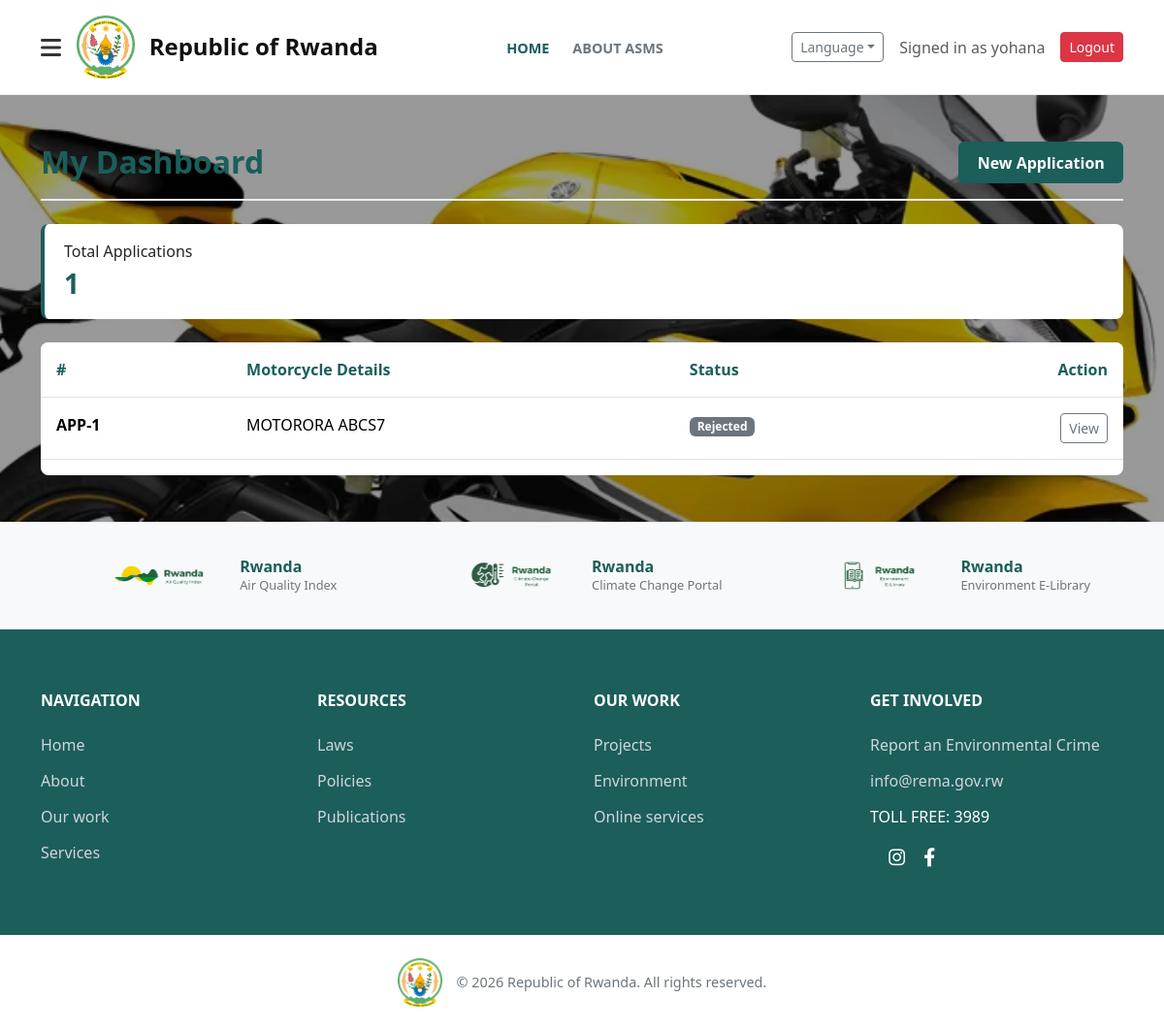
The page /dashboard/ (signed in) on the database its author committed.
### applications/models.py (models this page shows, shortened)
class User(AbstractUser):
    ROLE_CHOICES = [
        ('foreign_applicant', 'Foreign Applicant'),
        ('local_importer', 'Local Importer'),
        ('clearing_agent', 'Clearing Agent'),
        ('rema_officer', 'REMA Officer'),
        ('rema_admin', 'REMA Admin'),
    ]
    IDENTITY_TYPE_CHOICES = [('passport', 'Passport'), ('national_id', 'National ID')]
    role = models.CharField(max_length=20, choices=ROLE_CHOICES, default='local_importer')
    identity_type = models.CharField(max_length=20, choices=IDENTITY_TYPE_CHOICES, blank=True)
    identity_number = models.CharField(max_length=50, blank=True)
    issuing_country = models.CharField(max_length=100, blank=True)
    phone = models.CharField(max_length=20, blank=True)
    is_verified = models.BooleanField(default=False)

class Application(models.Model):
    STATUS_CHOICES = [
        ('draft', 'Draft'), ('submitted', 'Submitted'), ('under_review', 'Under Review'),
        ('info_requested', 'Information Requested'), ('approved', 'Approved'), ('rejected', 'Rejected'),
    ]
    INTENDED_USE_CHOICES = [('sports', 'Sports'), ('disability', 'Person with Disability')]
    ENGINE_TYPE_CHOICES = [('two_stroke', 'Two-Stroke'), ('four_stroke', 'Four-Stroke')]
    applicant = models.ForeignKey(User, on_delete=models.CASCADE, related_name='applications')
    on_behalf_of_name = models.CharField(max_length=200, blank=True)
    on_behalf_of_identity = models.CharField(max_length=50, blank=True)
    status = models.CharField(max_length=20, choices=STATUS_CHOICES, default='draft')
    intended_use = models.CharField(max_length=20, choices=INTENDED_USE_CHOICES)
    engine_type = models.CharField(max_length=20, choices=ENGINE_TYPE_CHOICES)
    submitted_at = models.DateTimeField(null=True, blank=True)
    decision_at = models.DateTimeField(null=True, blank=True)
    submission_date = models.DateField(null=True, blank=True, db_index=True)
    submission_month = models.CharField(max_length=20, null=True, blank=True, db_index=True)
    submission_year = models.IntegerField(null=True, blank=True, db_index=True)
    reference_number = models.CharField(max_length=30, unique=True, null=True, blank=True)
    is_deleted = models.BooleanField(default=False, help_text="If True, the application is in the Recycle Bin")
    created_at = models.DateTimeField(auto_now_add=True)
    updated_at = models.DateTimeField(auto_now=True)
    class Meta:
        ordering = ['-created_at']

class Motorcycle(models.Model):
    application = models.OneToOneField(Application, on_delete=models.CASCADE, related_name='motorcycle')
    brand = models.CharField(max_length=100)
    model = models.CharField(max_length=100)
    year = models.IntegerField()
    engine_capacity_cc = models.IntegerField()
    chassis_number = models.CharField(max_length=100, unique=True)
    emission_standard = models.CharField(max_length=20, blank=True)

### applications/views.py (the view)
# urls.py: path('dashboard/', views.dashboard, name='dashboard'),
@login_required
def dashboard(request):
    lang = get_lang(request)
    apps = Application.objects.filter(applicant=request.user, is_deleted=False).order_by('-created_at')
    return render(request, 'applications/dashboard.html', {'applications': apps, 'total': apps.count(), 't': TRANSLATIONS[lang], 'current_lang': lang})

### applications/views.py (called while the page is built)
def get_lang(request):
    lang = request.GET.get('lang', 'en')
    return lang if lang in TRANSLATIONS else 'en'

### templates/applications/dashboard.html (shortened to what this page needs)
{% extends 'base.html' %}
{% block content %}
<div class="page-header"><h2>{{ t.my_dashboard }}</h2><a href="{% url 'application_create' %}?lang={{ current_lang }}" class="btn-new-app">{{ t.new_application }}</a></div>
<div class="stats-row"><div class="stat-card"><div class="stat-label">{{ t.total_apps }}</div><div class="stat-value">{{ total }}</div></div></div>
{% if applications %}
    <div class="applications-table">
        <table class="table">
            <thead><tr><th>#</th><th>{{ t.motorcycle_details }}</th><th>{{ t.status }}</th><th class="text-end">Action</th></tr></thead>
            <tbody>
                {% for app in applications %}
                    <tr>
                        <td><strong>APP-{{ app.id }}</strong></td>
                        <td>{{ app.motorcycle.brand }} {{ app.motorcycle.model }}</td>
                        <td><span class="badge bg-secondary">{{ app.get_status_display }}</span></td>
                        <td class="text-end"><a href="{% url 'application_detail' app.id %}?lang={{ current_lang }}" class="btn btn-sm btn-outline-secondary">{{ t.view }}</a></td>
                    </tr>
                {% endfor %}
            </tbody>
        </table>
    </div>
{% else %}
    <div class="alert alert-info">{{ t.no_apps_yet }} <a href="{% url 'application_create' %}?lang={{ current_lang }}">{{ t.start_first }}</a></div>
{% endif %}
{% endblock %}

### templates/base.html (shortened to what this page needs)
<!DOCTYPE html>
<html lang="{{ current_lang }}">
<head>
    <link href="https://cdn.jsdelivr.net/npm/bootstrap@5.3.3/dist/css/bootstrap.min.css" rel="stylesheet">
    <link rel="stylesheet" href="https://cdnjs.cloudflare.com/ajax/libs/font-awesome/6.4.0/css/all.min.css">
</head>
<body>
<div class="bg-slider" id="bgSlider">
    <div class="bg-slide active" style="background-image: url('/static/moto_bg.png');"></div>
    <div class="bg-overlay"></div>
</div>
<nav class="main-top-navbar">
    <div class="container d-flex justify-content-between align-items-center">
        <div class="d-flex align-items-center">
            <button class="btn-hamburger" type="button" data-bs-toggle="collapse" data-bs-target="#dashboardMenu">
                <i class="fa-solid fa-bars"></i>
            </button>
            <a href="{% url 'home' %}?lang={{ current_lang }}" class="rwanda-brand">
                <img src="/static/rwanda_coat.png" alt="Republic of Rwanda">
                <h2>{{ t.republic_of_rwanda }}</h2>
            </a>
        </div>
        <ul class="nav-links d-none d-lg-flex">
            <li><a href="{% url 'home' %}?lang={{ current_lang }}" class="active">{{ t.home }}</a></li>
            <li><a href="{% url 'about' %}?lang={{ current_lang }}">{{ t.about }}</a></li>
        </ul>
        <div class="top-right-actions">
            <div class="dropdown">
                <button class="btn btn-sm btn-outline-secondary dropdown-toggle" type="button" data-bs-toggle="dropdown">{{ t.language }}</button>
            </div>
            {% if user.is_authenticated %}
                <span class="text-muted d-none d-md-inline">{{ t.signed_in }} {{ user.username }}</span>
                <form method="post" action="{% url 'logout' %}" class="d-inline">{% csrf_token %}<button type="submit" class="btn btn-sm btn-danger">{{ t.logout }}</button></form>
            {% else %}
                <a href="{% url 'login' %}?lang={{ current_lang }}" class="text-dark text-decoration-none fw-bold">{{ t.login }}</a>
                <a href="{% url 'register' %}?lang={{ current_lang }}" class="btn btn-sm btn-asms text-white" style="background-color: #1b5e5a;">{{ t.register }}</a>
            {% endif %}
        </div>
    </div>
</nav>
<div class="container {% if request.path == '/' %}overlap-container{% else %}mt-5{% endif %}">
    {% block content %}{% endblock %}
</div>
<div class="gov-banner-bottom mt-5">
    <div class="container">
        <div class="row text-center">
            <div class="col-md-4 mb-3 mb-md-0">
                <a href="https://aq.rema.gov.rw/" target="_blank" class="gov-link">
                    <img src="/static/air_quality.png" alt="Air Quality">
                    <div class="text-start">
                        <h5>Rwanda</h5>
                        <p>{{ t.footer_air_quality }}</p>
                    </div>
                </a>
            </div>
            <div class="col-md-4 mb-3 mb-md-0">
                <a href="https://www.climatechange.gov.rw/" target="_blank" class="gov-link">
                    <img src="/static/climate.png" alt="Climate Portal">
                    <div class="text-start">
                        <h5>Rwanda</h5>
                        <p>{{ t.footer_climate }}</p>
                    </div>
                </a>
            </div>
            <div class="col-md-4">
                <a href="https://www.rema.gov.rw/resources" target="_blank" class="gov-link">
                    <img src="/static/E-libry.png" alt="E-Library">
                    <div class="text-start">
                        <h5>Rwanda</h5>
                        <p>{{ t.footer_elibrary }}</p>
                    </div>
                </a>
            </div>
        </div>
    </div>
</div>
<footer class="rema-footer">
    <div class="container">
        <div class="row">
            <div class="col-md-3 mb-4">
                <h6>{{ t.footer_navigation }}</h6>
                <a href="{% url 'home' %}?lang={{ current_lang }}">{{ t.footer_home }}</a>
                <a href="{% url 'about' %}?lang={{ current_lang }}">{{ t.footer_about }}</a>
                <a href="https://www.rema.gov.rw/our-work" target="_blank">{{ t.footer_our_work_link }}</a>
                <a href="https://www.rema.gov.rw/services" target="_blank">{{ t.footer_services }}</a>
            </div>
            <div class="col-md-3 mb-4">
                <h6>{{ t.footer_resources }}</h6>
                <a href="https://www.rema.gov.rw/resources/laws-and-regulations" target="_blank">{{ t.footer_laws }}</a>
                <a href="https://www.rema.gov.rw/resources/policies" target="_blank">{{ t.footer_policies }}</a>
                <a href="https://www.rema.gov.rw/resources/publications" target="_blank">{{ t.footer_publications }}</a>
            </div>
            <div class="col-md-3 mb-4">
                <h6>{{ t.footer_our_work }}</h6>
                <a href="https://www.rema.gov.rw/our-work/projects" target="_blank">{{ t.footer_projects }}</a>
                <a href="https://www.rema.gov.rw/our-work/environment" target="_blank">{{ t.footer_environment }}</a>
                <a href="https://www.rema.gov.rw/services/online-services" target="_blank">{{ t.footer_online_services }}</a>
            </div>
            <div class="col-md-3 mb-4">
                <h6>{{ t.footer_get_involved }}</h6>
                <a href="https://www.rema.gov.rw/get-involved/report-a-crime" target="_blank">{{ t.footer_report_crime }}</a>
                <a href="mailto:info@rema.gov.rw">info@rema.gov.rw</a>
                <p class="mb-2 text-white">{{ t.footer_toll_free }}</p>
                <div class="social-icons mt-3">
                    <a href="https://www.instagram.com/rema_rwanda" target="_blank" title="Instagram"><i class="fa-brands fa-instagram"></i></a>
                    <a href="https://www.facebook.com/search/top?q=rema%20rwanda" target="_blank" title="Facebook"><i class="fa-brands fa-facebook-f"></i></a>
                </div>
            </div>
        </div>
    </div>
</footer>
<div class="gov-bottom-bar">
    <div class="container d-flex align-items-center justify-content-center">
        <img src="/static/rwanda_coat.png" alt="Republic of Rwanda">
        <p>{{ t.footer_rights }}</p>
    </div>
</div>
</body>
</html>

### templates/applications/dashboard.html (style rules this page uses)
.page-header { display: flex; justify-content: space-between; align-items: center; margin-bottom: 1.5rem; padding-bottom: 1rem; border-bottom: 2px solid #e9ecef; }
.page-header h2 { color: #1b5e5a; font-weight: 600; margin: 0; }
.btn-new-app { background-color: #1b5e5a; color: white; font-weight: 600; padding: 0.6rem 1.2rem; border-radius: 6px; text-decoration: none; }
.stats-row { display: grid; grid-template-columns: repeat(auto-fit, minmax(180px, 1fr)); gap: 1rem; margin-bottom: 1.5rem; }
.stat-card { background: white; border-radius: 8px; padding: 1rem 1.25rem; border-left: 4px solid #1b5e5a; }
.stat-value { font-size: 1.75rem; font-weight: 700; color: #1b5e5a; }
.applications-table { background: white; border-radius: 8px; overflow: hidden; }
.applications-table th { color: #1b5e5a; padding: 1rem; }
.applications-table td { padding: 1rem; }

### templates/base.html (style rules this page uses)
.bg-slider { position: fixed; top: 0; left: 0; width: 100%; height: 100%; z-index: -1; }
.bg-slide { position: absolute; top: 0; left: 0; width: 100%; height: 100%; background-size: cover; background-position: center; opacity: 0; transition: opacity 1.5s ease-in-out; }
.bg-slide.active { opacity: 1; }
.bg-overlay { position: absolute; top: 0; left: 0; width: 100%; height: 100%; background: rgba(0, 0, 0, 0.4); z-index: 0; }
.main-top-navbar { background-color: #ffffff; padding: 1rem 0; border-bottom: 1px solid #e9ecef; position: relative; z-index: 1050; }
.btn-hamburger { background: transparent; border: none; font-size: 1.5rem; color: #333; padding: 0 1rem 0 0; }
.rwanda-brand { display: flex; align-items: center; text-decoration: none; }
.rwanda-brand img { height: 65px; margin-right: 15px; }
.rwanda-brand h2 { color: #111; font-weight: 700; font-size: 1.5rem; margin: 0; }
.nav-links { display: flex; align-items: center; gap: 1.5rem; margin: 0; padding: 0; list-style: none; }
.nav-links a { color: #6c757d; font-weight: 600; text-decoration: none; font-size: 0.9rem; text-transform: uppercase; }
.nav-links a:hover, .nav-links a.active { color: #1b5e5a; }
.top-right-actions { display: flex; align-items: center; gap: 1rem; }
.gov-banner-bottom { background-color: #f8f9fa; padding: 2rem 0; border-top: 1px solid #e9ecef; border-bottom: 1px solid #e9ecef; }
.gov-link { text-decoration: none; display: flex; align-items: center; justify-content: center; transition: transform 0.2s; }
.gov-link img { height: 45px; width: auto; margin-right: 12px; object-fit: contain; }
.gov-link h5 { color: #1b5e5a; font-weight: 700; margin: 0; font-size: 1rem; }
.gov-link p { color: #6c757d; margin: 0; font-size: 0.8rem; }
.rema-footer { background-color: #1b5e5a; color: #ffffff; padding: 4rem 0 2rem 0; }
.rema-footer h6 { color: #ffffff; font-weight: 700; text-transform: uppercase; margin-bottom: 1.5rem; }
.rema-footer a { color: #d1d5db; text-decoration: none; display: block; margin-bottom: 0.8rem; transition: color 0.2s; }
.social-icons a { display: inline-block; margin-right: 15px; margin-bottom: 0; color: #ffffff; font-size: 1.2rem; transition: color 0.2s; }
.gov-bottom-bar { background-color: #ffffff; padding: 1.5rem 0; border-top: 4px solid #1b5e5a; }
.gov-bottom-bar img { height: 50px; margin-right: 15px; }
.gov-bottom-bar p { margin: 0; color: #6c757d; font-size: 0.9rem; font-weight: 500; }

### rows shown on the page
User: username "yohana"
Application: id "1", motorcycle.brand "MOTORORA", motorcycle.model "ABCS7", status "Rejected", view "View"

### other values the page prints
{{ t.republic_of_rwanda }} "Republic of Rwanda"
{{ t.home }} "HOME"
{{ t.about }} "ABOUT ASMS"
{{ t.language }} "Language"
{{ t.signed_in }} "Signed in as"
{{ t.logout }} "Logout"
{{ t.my_dashboard }} "My Dashboard"
{{ t.new_application }} "New Application"
{{ t.total_apps }} "Total Applications"
{{ total }} "1"
{{ t.motorcycle_details }} "Motorcycle Details"
{{ t.status }} "Status"
{{ t.footer_air_quality }} "Air Quality Index"
{{ t.footer_climate }} "Climate Change Portal"
{{ t.footer_elibrary }} "Environment E-Library"
